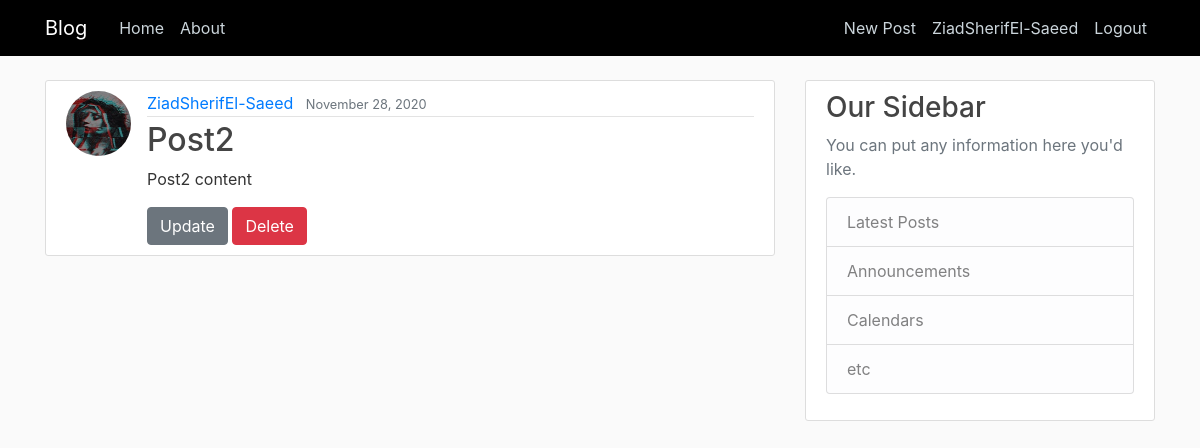
Page /post/2/ (signed in) on the committed database.
### blog/models.py (models this page shows, shortened)
class Post(models.Model):
    title = models.CharField(max_length=100)
    content = models.TextField()
    date_posted = models.DateTimeField(default=timezone.now)
    author = models.ForeignKey(User, on_delete=models.CASCADE)

### users/models.py (models this page shows, shortened)
class Profile(models.Model):
    user = models.OneToOneField(User, on_delete=models.CASCADE)
    image = models.ImageField(default='profile_pics/default.jpg', upload_to='profile_pics')

### blog/views.py (the view)
# urls.py: path('post/<int:pk>/', PostDetailView.as_view(), name='post-detail'),
class PostDetailView(DetailView):
    model = Post

### blog/templates/blog/post_detail.html
{% extends "blog/base.html" %}
{% block content %}
    <article class="media content-section">
        <a href="#"><img src="{{ object.author.profile.image.url }}" class="rounded-circle article-img"></a>
        <div class="media-body">
            <div class="article-metadata">
                <a class="mr-2" href="#">{{ object.author }}</a>
                <small class="text-muted">{{ object.date_posted|date:"F d, Y" }}</small>
            </div>
            <h2 class="article-title">{{ object.title }}</h2>
            <p class="article-content">{{ object.content }}</p>
            {% if object.author == user %}
                <a class="btn btn-secondary" href="{% url 'post-update' object.id %}">Update</a>
                <a class="btn btn-danger" href="{% url 'post-delete' object.id %}">Delete</a>
            {% endif %}
        </div>
    </article>
{% endblock content %}

### blog/templates/blog/base.html (shortened to what this page needs)
{% load static %}
<!DOCTYPE html>
<html lang="en">
<head>
    <link rel="stylesheet" href="https://maxcdn.bootstrapcdn.com/bootstrap/4.0.0/css/bootstrap.min.css"
>
    <link rel="stylesheet" href="{% static 'blog/main.css' %}">
</head>
<body>
    <header class="site-header">
        <nav class="navbar navbar-expand-md navbar-dark black-back fixed-top">
            <div class="container">
                <a class="navbar-brand mr-4" href="{% url 'blog-home' %}">Blog</a>
                <div class="collapse navbar-collapse" id="navbarToggle">
                    <div class="navbar-nav mr-auto">
                        <a class="nav-item nav-link" href="{% url 'blog-home' %}">Home</a>
                        <a class="nav-item nav-link" href="{% url 'blog-about' %}">About</a>
                    </div>
                    <div class="navbar-nav">
                        {% if user.is_authenticated %}
                            <a class="nav-item nav-link" href="{% url 'post-create' %}">New Post</a>
                            <a class="nav-item nav-link" href="{% url 'profile' %}">{{ user.username }}</a>
                            <a class="nav-item nav-link" href="{% url 'logout' %}">Logout</a>
                        {% else %}
                            <a class="nav-item nav-link" href="{% url 'login' %}">Login</a>
                            <a class="nav-item nav-link" href="{% url 'register' %}">Register</a>
                        {% endif %}
                    </div>
                </div>
            </div>
        </nav>
    </header>
    <main role="main" class="container">
        <div class="row">
            <div class="col-md-8">
                {% block content %}{% endblock %}
            </div>
            <div class="col-md-4">
                <div class="content-section">
                    <h3>Our Sidebar</h3>
                    <p class='text-muted'>You can put any information here you'd like.
                    <ul class="list-group">
                        <li class="list-group-item list-group-item-light">Latest Posts</li>
                        <li class="list-group-item list-group-item-light">Announcements</li>
                        <li class="list-group-item list-group-item-light">Calendars</li>
                        <li class="list-group-item list-group-item-light">etc</li>
                    </ul>
                    </p>
                </div>
            </div>
        </div>
    </main>
</body>
</html>

### blog/static/blog/main.css (style rules this page uses)
body { background: #fafafa; color: #333333; margin-top: 5rem; }
h1, h2, h3, h4, h5, h6 { color: #444444; }
ul { margin: 0; }
.black-back { background-color: black; }
.site-header .navbar-nav .nav-link { color: #cbd5db; }
.content-section { background: #ffffff; padding: 10px 20px; border: 1px solid #dddddd; border-radius: 3px; margin-bottom: 20px; }
.article-title { color: #444444; }
.article-content { white-space: pre-line; }
.article-img { height: 65px; width: 65px; margin-right: 16px; }
.article-metadata { padding-bottom: 1px; margin-bottom: 4px; border-bottom: 1px solid #e3e3e3 }

### rows in the picture
Post: author.profile.image (picture), author "ZiadSherifEl-Saeed", date_posted "November 28, 2020", title "Post2", content "Post2 content"

### other values in the picture
{{ user.username }} "ZiadSherifEl-Saeed"
